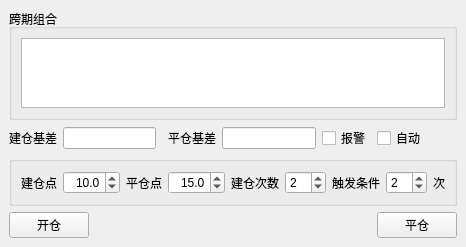
<?xml version="1.0" encoding="UTF-8"?>
<ui version="4.0">
 <class>MainWindow</class>
 <widget class="QMainWindow" name="MainWindow">
  <property name="geometry">
   <rect>
    <x>0</x>
    <y>0</y>
    <width>458</width>
    <height>244</height>
   </rect>
  </property>
  <property name="windowTitle">
   <string>股指期货跨期套利</string>
  </property>
  <widget class="QWidget" name="centralwidget">
   <layout class="QGridLayout" name="gridLayout_3">
    <item row="0" column="0" colspan="7">
     <widget class="QGroupBox" name="groupBox">
      <property name="sizePolicy">
       <sizepolicy hsizetype="Preferred" vsizetype="Expanding">
        <horstretch>0</horstretch>
        <verstretch>0</verstretch>
       </sizepolicy>
      </property>
      <property name="title">
       <string>跨期组合</string>
      </property>
      <layout class="QGridLayout" name="gridLayout">
       <item row="0" column="0">
        <widget class="QTableView" name="arbitbl">
         <property name="sizePolicy">
          <sizepolicy hsizetype="Expanding" vsizetype="Expanding">
           <horstretch>0</horstretch>
           <verstretch>0</verstretch>
          </sizepolicy>
         </property>
         <property name="maximumSize">
          <size>
           <width>16777215</width>
           <height>16777215</height>
          </size>
         </property>
        </widget>
       </item>
      </layout>
     </widget>
    </item>
    <item row="1" column="0">
     <widget class="QLabel" name="label_3">
      <property name="sizePolicy">
       <sizepolicy hsizetype="Fixed" vsizetype="Preferred">
        <horstretch>0</horstretch>
        <verstretch>0</verstretch>
       </sizepolicy>
      </property>
      <property name="text">
       <string>建仓基差</string>
      </property>
     </widget>
    </item>
    <item row="1" column="1">
     <widget class="QLineEdit" name="openbasediffline"/>
    </item>
    <item row="1" column="6">
     <widget class="QCheckBox" name="autochk">
      <property name="sizePolicy">
       <sizepolicy hsizetype="Fixed" vsizetype="Fixed">
        <horstretch>0</horstretch>
        <verstretch>0</verstretch>
       </sizepolicy>
      </property>
      <property name="text">
       <string>自动</string>
      </property>
     </widget>
    </item>
    <item row="2" column="0" colspan="7">
     <widget class="QGroupBox" name="autogrp">
      <property name="title">
       <string/>
      </property>
      <layout class="QGridLayout" name="gridLayout_2">
       <item row="0" column="0">
        <widget class="QLabel" name="label_4">
         <property name="sizePolicy">
          <sizepolicy hsizetype="Fixed" vsizetype="Preferred">
           <horstretch>0</horstretch>
           <verstretch>0</verstretch>
          </sizepolicy>
         </property>
         <property name="text">
          <string>建仓点</string>
         </property>
        </widget>
       </item>
       <item row="0" column="1">
        <widget class="QDoubleSpinBox" name="openspin">
         <property name="alignment">
          <set>Qt::AlignRight|Qt::AlignTrailing|Qt::AlignVCenter</set>
         </property>
         <property name="decimals">
          <number>1</number>
         </property>
         <property name="singleStep">
          <double>0.200000000000000</double>
         </property>
         <property name="value">
          <double>10.000000000000000</double>
         </property>
        </widget>
       </item>
       <item row="0" column="2">
        <widget class="QLabel" name="label_5">
         <property name="sizePolicy">
          <sizepolicy hsizetype="Fixed" vsizetype="Preferred">
           <horstretch>0</horstretch>
           <verstretch>0</verstretch>
          </sizepolicy>
         </property>
         <property name="text">
          <string>平仓点</string>
         </property>
        </widget>
       </item>
       <item row="0" column="3">
        <widget class="QDoubleSpinBox" name="closespin">
         <property name="alignment">
          <set>Qt::AlignRight|Qt::AlignTrailing|Qt::AlignVCenter</set>
         </property>
         <property name="decimals">
          <number>1</number>
         </property>
         <property name="singleStep">
          <double>0.200000000000000</double>
         </property>
         <property name="value">
          <double>15.000000000000000</double>
         </property>
        </widget>
       </item>
       <item row="0" column="4">
        <widget class="QLabel" name="label_8">
         <property name="sizePolicy">
          <sizepolicy hsizetype="Fixed" vsizetype="Preferred">
           <horstretch>0</horstretch>
           <verstretch>0</verstretch>
          </sizepolicy>
         </property>
         <property name="text">
          <string>建仓次数</string>
         </property>
        </widget>
       </item>
       <item row="0" column="5">
        <widget class="QSpinBox" name="opentimespin">
         <property name="value">
          <number>2</number>
         </property>
        </widget>
       </item>
       <item row="0" column="6">
        <widget class="QLabel" name="label_9">
         <property name="sizePolicy">
          <sizepolicy hsizetype="Fixed" vsizetype="Preferred">
           <horstretch>0</horstretch>
           <verstretch>0</verstretch>
          </sizepolicy>
         </property>
         <property name="text">
          <string>触发条件</string>
         </property>
        </widget>
       </item>
       <item row="0" column="7">
        <widget class="QSpinBox" name="triggercountspin">
         <property name="value">
          <number>2</number>
         </property>
        </widget>
       </item>
       <item row="0" column="8">
        <widget class="QLabel" name="label_10">
         <property name="sizePolicy">
          <sizepolicy hsizetype="Fixed" vsizetype="Preferred">
           <horstretch>0</horstretch>
           <verstretch>0</verstretch>
          </sizepolicy>
         </property>
         <property name="text">
          <string>次</string>
         </property>
        </widget>
       </item>
      </layout>
     </widget>
    </item>
    <item row="3" column="0" colspan="2">
     <widget class="QPushButton" name="openbtn">
      <property name="sizePolicy">
       <sizepolicy hsizetype="Fixed" vsizetype="Fixed">
        <horstretch>0</horstretch>
        <verstretch>0</verstretch>
       </sizepolicy>
      </property>
      <property name="text">
       <string>开仓</string>
      </property>
     </widget>
    </item>
    <item row="3" column="2" colspan="4">
     <spacer name="horizontalSpacer">
      <property name="orientation">
       <enum>Qt::Horizontal</enum>
      </property>
      <property name="sizeHint" stdset="0">
       <size>
        <width>451</width>
        <height>20</height>
       </size>
      </property>
     </spacer>
    </item>
    <item row="3" column="6">
     <widget class="QPushButton" name="closebtn">
      <property name="sizePolicy">
       <sizepolicy hsizetype="Fixed" vsizetype="Fixed">
        <horstretch>0</horstretch>
        <verstretch>0</verstretch>
       </sizepolicy>
      </property>
      <property name="text">
       <string>平仓</string>
      </property>
     </widget>
    </item>
    <item row="1" column="3">
     <widget class="QLabel" name="label_6">
      <property name="sizePolicy">
       <sizepolicy hsizetype="Fixed" vsizetype="Preferred">
        <horstretch>0</horstretch>
        <verstretch>0</verstretch>
       </sizepolicy>
      </property>
      <property name="text">
       <string>平仓基差</string>
      </property>
     </widget>
    </item>
    <item row="1" column="4">
     <widget class="QLineEdit" name="closebasediffline"/>
    </item>
    <item row="1" column="5">
     <widget class="QCheckBox" name="warnchk">
      <property name="sizePolicy">
       <sizepolicy hsizetype="Fixed" vsizetype="Fixed">
        <horstretch>0</horstretch>
        <verstretch>0</verstretch>
       </sizepolicy>
      </property>
      <property name="text">
       <string>报警</string>
      </property>
     </widget>
    </item>
   </layout>
  </widget>
  <widget class="QMenuBar" name="menubar">
   <property name="geometry">
    <rect>
     <x>0</x>
     <y>0</y>
     <width>458</width>
     <height>22</height>
    </rect>
   </property>
  </widget>
 </widget>
 <resources/>
 <connections/>
</ui>
